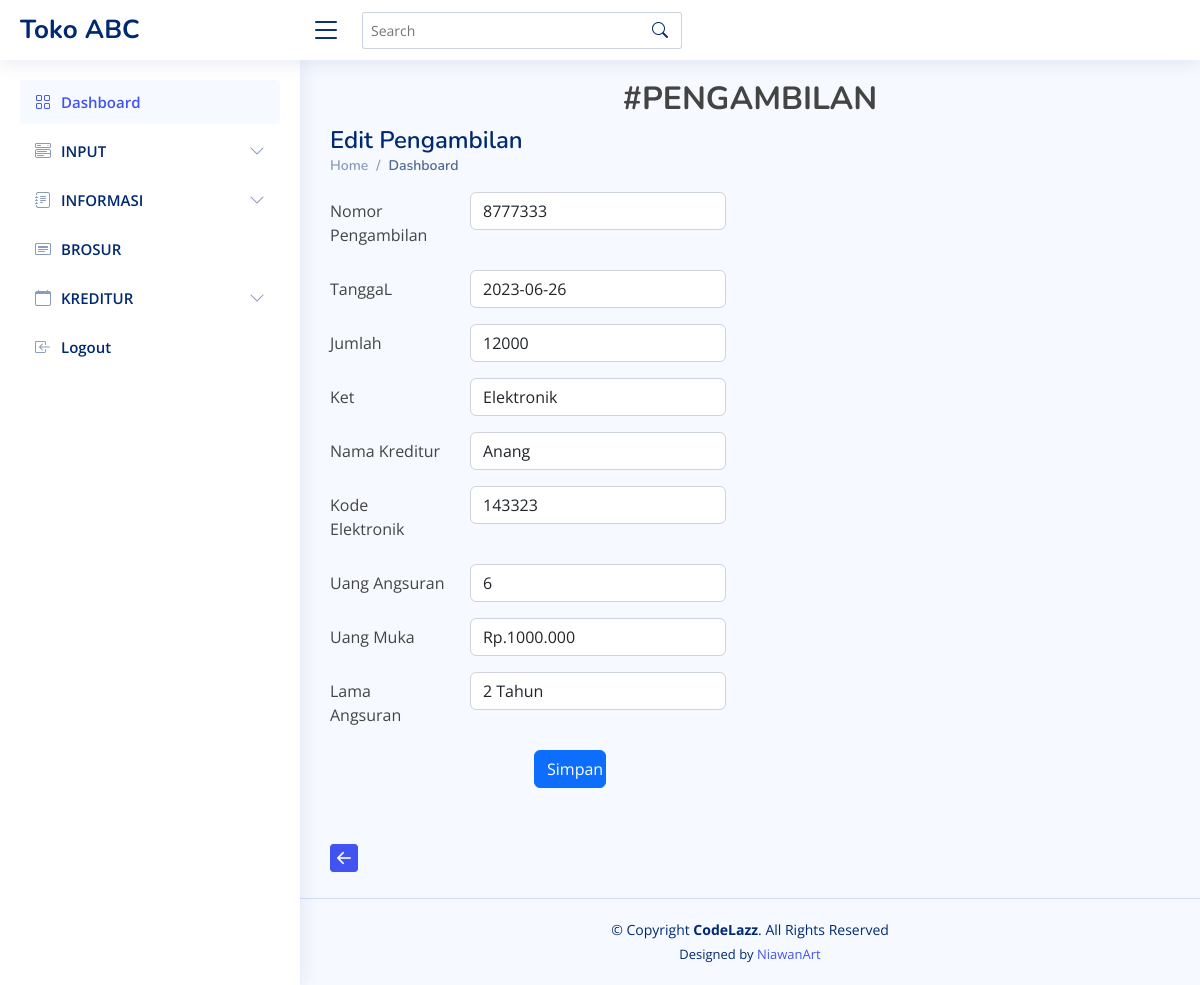
The page /index.php/pengambilan/edit/8777333 on the database its author committed.
### tables this page shows
CREATE TABLE `tb_pengambilan` (
  `NAM` int(4) NOT NULL,
  `TBTP` date NOT NULL,
  `JML` int(2) NOT NULL,
  `KET` varchar(10) NOT NULL,
  `NK` int(6) NOT NULL,
  `KE` int(4) NOT NULL,
  `KA` int(2) NOT NULL,
  `KUA` int(2) NOT NULL,
  `KL` int(2) NOT NULL
);

### application/controllers/Pengambilan.php (called while the page is built, shortened)
<?php
class pengambilan extends CI_Controller
{
    function __construct()
    {
        $this->load->model('model_pengambilan');
        $this->load->model('model_elektronik');
        $this->load->model('model_uang_muka');
        $this->load->model('model_uang_angsuran');
        $this->load->model('model_lama_angsuran');
        $this->load->model('model_kreditur');
    }
    function edit()
    {
        if (isset($_POST['submit'])) {
            $key = $this->input->post('id');
            $data = array(
                'NAM' => $this->input->post('NAM'),
                'TBTP' => $this->input->post('TBTP'),
                'JML' => $this->input->post('JML'),
                'KET' => $this->input->post('KET'),
                'NK' => $this->input->post('NK'),
                'KE' => $this->input->post('KE'),
                'KA' => $this->input->post('KA'),
                'KUA' => $this->input->post('KUA'),
                'KL' => $this->input->post('KL')
            );
            $this->db->where('NAM', $key);
            $this->db->update('tb_pengambilan', $data);
            redirect('pengambilan');
        } else {
            $data['rec_pengambilan'] = $this->model_pengambilan->getDataPengambilan();
            $data['rec_uang_angsuran'] = $this->model_uang_angsuran->tampilkan_data();
            $data['rec_lama_angsuran'] = $this->model_lama_angsuran->tampilkan_data();
            $data['rec_kreditur'] = $this->model_kreditur->tampilkan_data();
            $data['rec_uang_muka'] = $this->model_uang_muka->tampilkan_data();
            $data['rec_elektronik'] = $this->model_elektronik->getDataElektronik();
            $id = $this->uri->segment(3);
            $data['rec_pengambilan'] = $this->model_pengambilan->getOnePengambilan($id)->row_array();
            $this->load->view('pengambilan/form_edit', $data);
        }
    }
}

### index.php (called while the page is built, shortened)
<?php
require_once BASEPATH.'core/CodeIgniter.php';

### application/models/Model_pengambilan.php (called while the page is built, shortened)
<?php
class model_pengambilan extends CI_Model
{
    function getOnePengambilan($id)
    {
        $query = "SELECT * FROM tb_pengambilan as tpeng, tb_kreditur as tk , tb_elektronik as te, tb_uang_angsuran as tua, tb_uang_muka AS tum, tb_lama_angsuran AS tl
        WHERE tpeng.NK = tk.NK AND
        tpeng.KE = te.KE AND
        tpeng.KA = tua.KA AND
        tpeng.KUA = tum.KUA AND
        tpeng.KL = tl.KL
             AND tpeng.NAM ='" . $id . "'";
        return $this->db->query($query);
    }
}

### application/models/Model_kreditur.php (called while the page is built, shortened)
<?php
class model_kreditur extends CI_Model
{
    function tampilkan_data()
    {
        return $this->db->get('tb_kreditur');
    }
}

### application/models/Model_elektronik.php (called while the page is built, shortened)
<?php
class model_elektronik extends CI_Model
{
    function getDataElektronik()
    {
        $query = "SELECT * FROM tb_elektronik as te, tb_uang_angsuran as tua, tb_lama_angsuran as tla, tb_uang_muka as tum
        WHERE te.KL = tla.KL AND
            te.KA = tua.KA AND
            te.KUA = tum.KUA
        ";
        return $this->db->query($query);
    }
}

### application/models/Model_uang_angsuran.php (called while the page is built, shortened)
<?php
class model_uang_angsuran extends CI_Model{
function tampilkan_data(){
    return $this->db->get('tb_uang_angsuran');
}
}

### application/models/Model_uang_muka.php (called while the page is built, shortened)
<?php
class model_uang_muka extends CI_Model{
function tampilkan_data(){
    return $this->db->get('tb_uang_muka');
}
}

### application/models/Model_lama_angsuran.php (called while the page is built, shortened)
<?php
class model_lama_angsuran extends CI_Model{
function tampilkan_data(){
    return $this->db->get('tb_lama_angsuran');
}
}

### application/views/pengambilan/form_edit.php (the view, shortened to what this page needs)
<!DOCTYPE html>
<html lang="en">
<head>
    <link href="<?= base_url() ?>assets/vendor/bootstrap/css/bootstrap.min.css" rel="stylesheet">
    <link href="<?= base_url() ?>assets/vendor/bootstrap-icons/bootstrap-icons.css" rel="stylesheet">
    <link href="<?= base_url() ?>assets/vendor/boxicons/css/boxicons.min.css" rel="stylesheet">
    <link href="<?= base_url() ?>assets/vendor/quill/quill.snow.css" rel="stylesheet">
    <link href="<?= base_url() ?>assets/vendor/quill/quill.bubble.css" rel="stylesheet">
    <link href="<?= base_url() ?>assets/vendor/remixicon/remixicon.css" rel="stylesheet">
    <link href="<?= base_url() ?>assets/vendor/simple-datatables/style.css" rel="stylesheet">
    <link href="<?= base_url() ?>assets/css/style.css" rel="stylesheet">
</head>
<body>
    <header id="header" class="header fixed-top d-flex align-items-center">
        <div class="d-flex align-items-center justify-content-between">
            <a href="index.html" class="logo d-flex align-items-center">
                <span class="d-none d-lg-block">Toko ABC</span>
            </a>
            <i class="bi bi-list toggle-sidebar-btn"></i>
        </div>
        <div class="search-bar">
            <form class="search-form d-flex align-items-center" method="POST" action="#">
                <input type="text" name="query" placeholder="Search" title="Enter search keyword">
                <button type="submit" title="Search"><i class="bi bi-search"></i></button>
            </form>
        </div>
    </header>
    <aside id="sidebar" class="sidebar">
        <ul class="sidebar-nav" id="sidebar-nav">
            <li class="nav-item">
                <a class="nav-link " href="<?= base_url() ?>">
                    <i class="bi bi-grid"></i>
                    <span>Dashboard</span>
                </a>
            </li>
            <li class="nav-item">
                <a class="nav-link collapsed" data-bs-target="#components-nav" data-bs-toggle="collapse" href="#">
                    <i class="bi bi-menu-button-wide"></i><span>INPUT</span><i class="bi bi-chevron-down ms-auto"></i>
                </a>
            </li>
            <li class="nav-item">
        <a class="nav-link collapsed" data-bs-target="#forms-nav" data-bs-toggle="collapse" href="#">
          <i class="bi bi-journal-text"></i><span>INFORMASI</span><i class="bi bi-chevron-down ms-auto"></i>
        </a>
      </li>
            <li class="nav-item">
                <a class="nav-link collapsed" href="<?php echo site_url('elektronik/brosur') ?>">
                    <i class="bi bi-card-heading"></i>
                    <span>BROSUR</span>
                </a>
            </li>
            <li class="nav-item">
        <a class="nav-link collapsed" data-bs-target="#icons-nav" data-bs-toggle="collapse" href="#">
          <i class="bi bi-calendar"></i><span>KREDITUR</span><i class="bi bi-chevron-down ms-auto"></i>
        </a>
            <li class="nav-item">
                <a class="nav-link collapsed" href="<?php echo site_url('auth/logout') ?>">
                    <i class="bi bi-box-arrow-in-left"></i>
                    <span>Logout</span>
                </a>
            </li>
    </aside>
    <main id="main" class="main">
        <div class="pagetitle">
            <h2 class="text-center fw-bold">#PENGAMBILAN</h2>
            <h1>Edit Pengambilan</h1>
            <nav>
                <ol class="breadcrumb">
                    <li class="breadcrumb-item"><a href="<?php echo base_url() ?>">Home</a></li>
                    <li class="breadcrumb-item active">Dashboard</li>
                </ol>
            </nav>
        </div>
        <section class="section dashboard">
            <div class="row">
                <form>
                    <?php
                    echo form_open('pengambilan/edit');
                    ?>
                    <div class="row mb-3">
                        <label for="inputText" class="col-sm-2 col-form-label">Nomor Pengambilan</label>
                        <div class="col-sm-4">
                            <input type="text" name="NAM" class="form-control" placeholder="Nomor Ambil" value="<?php echo $rec_pengambilan['NAM'] ?>">
                        </div>
                    </div>
                    <div class="row mb-3">
                        <label for="inputText" class="col-sm-2 col-form-label">TanggaL</label>
                        <div class="col-sm-4">
                            <input type="text" name="TBTP" class="form-control" value="<?php echo $rec_pengambilan['TBTP'] ?>">
                        </div>
                    </div>
                    <div class="row mb-3">
                        <label for="inputText" class=" col-sm-2 col-form-label">Jumlah</label>
                        <div class="col-sm-4">
                            <input type="text" class="form-control" name="JML" value="<?php echo $rec_pengambilan['JML'] ?>">
                        </div>
                    </div>
                    <div class="row mb-3">
                        <label for="inputText" class="col-sm-2 col-form-label">Ket</label>
                        <div class="col-sm-4">
                            <input type="text" class="form-control" name="KET" value="<?php echo $rec_pengambilan['KET'] ?>">
                        </div>
                    </div>
                    <div class="row mb-3">
                        <label for="inputText" class="col-sm-2 col-form-label">Nama Kreditur</label>
                        <div class="col-sm-4">
                            <select name="NK" class="form-control">
                                <?php foreach ($rec_kreditur->result() as $rp) {
                                ?>
                                    <option <?php if ($rec_pengambilan['NK'] == $rp->NK) {
                                                echo 'selected';
                                            } ?> value="<?php echo $rp->NK ?>"><?php echo $rp->NMK; ?></option>;
                                <?php
                                }
                                ?>
                            </select>
                        </div>
                    </div>
                    <div class="row mb-3">
                        <label for="inputText" class="col-sm-2 col-form-label">Kode Elektronik</label>
                        <div class="col-sm-4">
                            <select name="KE" class="form-control">
                                <?php foreach ($rec_elektronik->result() as $rp) {
                                ?>
                                    <option <?php if ($rec_pengambilan['KE'] == $rp->KE) {
                                                echo 'selected';
                                            } ?> value="<?php echo $rp->KE ?>"><?php echo $rp->KE; ?></option>;
                                <?php
                                }
                                ?>
                            </select>
                        </div>
                    </div>
                    <div class="row mb-3">
                        <label for="inputText" class="col-sm-2 col-form-label">Uang Angsuran</label>
                        <div class="col-sm-4">
                            <select name="KA" class="form-control">
                                <?php foreach ($rec_uang_angsuran->result() as $rp) {
                                ?>
                                    <option <?php if ($rec_pengambilan['KA'] == $rp->KA) {
                                                echo 'selected';
                                            } ?> value="<?php echo $rp->KA ?>"><?php echo $rp->KA; ?></option>;
                                <?php
                                }
                                ?>
                            </select>
                        </div>
                    </div>
                    <div class="row mb-3">
                        <label for="inputText" class="col-sm-2 col-form-label">Uang Muka</label>
                        <div class="col-sm-4">
                            <select name="KUA" class="form-control">
                                <?php foreach ($rec_uang_muka->result() as $rp) {
                                ?>
                                    <option <?php if ($rec_pengambilan['KUA'] == $rp->KUA) {
                                                echo 'selected';
                                            } ?> value="<?php echo $rp->KUA ?>"><?php echo $rp->UM; ?></option>;
                                <?php
                                }
                                ?>
                            </select>
                        </div>
                    </div>
                    <div class="row mb-3">
                        <label for="inputText" class="col-sm-2 col-form-label">Lama Angsuran</label>
                        <div class="col-sm-4">
                            <select name="KL" class="form-control">
                                <?php foreach ($rec_lama_angsuran->result() as $rp) {
                                ?>
                                    <option <?php if ($rec_pengambilan['KL'] == $rp->KL) {
                                                echo 'selected';
                                            } ?> value="<?php echo $rp->KL ?>"><?php echo $rp->LAMA; ?></option>;
                                <?php
                                }
                                ?>
                            </select>
                        </div>
                    </div>
                    <button type="submit" class="col-1 offset-3 btn btn-primary" name="submit">Simpan</button>
                </form>
                <div class="row mt-5">
                    <?php echo anchor('pengambilan', '<i class="array(btn btn-primary bi bi-arrow-left-square-fill fs-3"></i>') ?>
                </div>
            </div>
        </section>
    </main>
    <footer id="footer" class="footer">
        <div class="copyright">
            &copy; Copyright <strong><span>CodeLazz</span></strong>. All Rights Reserved
        </div>
        <div class="credits">
            Designed by <a href="https://github.com/niawanart">NiawanArt</a>
        </div>
    </footer>
</body>
</html>

### rows shown on the page
tb_pengambilan: NAM "8777333", TBTP "2023-06-26", JML "12000", KET "Elektronik"

### other values the page prints
form field NK "Anang"
form field KE "143323"
form field KA "6"
form field KUA "Rp.1000.000"
form field KL "2 Tahun"
